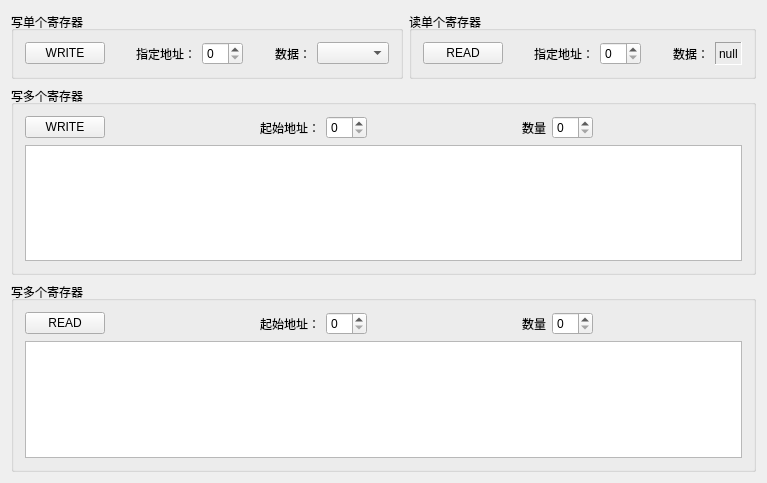
<?xml version="1.0" encoding="UTF-8"?>
<ui version="4.0">
 <class>CoilTabWidget</class>
 <widget class="QWidget" name="CoilTabWidget">
  <property name="geometry">
   <rect>
    <x>0</x>
    <y>0</y>
    <width>767</width>
    <height>483</height>
   </rect>
  </property>
  <property name="windowTitle">
   <string>CoilTabWidget</string>
  </property>
  <layout class="QVBoxLayout" name="verticalLayout_3">
   <item>
    <layout class="QHBoxLayout" name="horizontalLayout_3">
     <item>
      <widget class="QGroupBox" name="groupBoxWriteSingleColi">
       <property name="title">
        <string>写单个寄存器</string>
       </property>
       <property name="alignment">
        <set>Qt::AlignmentFlag::AlignLeading|Qt::AlignmentFlag::AlignLeft|Qt::AlignmentFlag::AlignVCenter</set>
       </property>
       <property name="flat">
        <bool>false</bool>
       </property>
       <property name="checkable">
        <bool>false</bool>
       </property>
       <layout class="QHBoxLayout" name="horizontalLayout_2">
        <item>
         <widget class="QPushButton" name="btnWriteSingleCoil_2">
          <property name="text">
           <string>WRITE</string>
          </property>
         </widget>
        </item>
        <item>
         <spacer name="horizontalSpacer_3">
          <property name="orientation">
           <enum>Qt::Orientation::Horizontal</enum>
          </property>
          <property name="sizeHint" stdset="0">
           <size>
            <width>40</width>
            <height>20</height>
           </size>
          </property>
         </spacer>
        </item>
        <item>
         <widget class="QLabel" name="labelWriteCoilAddress_2">
          <property name="text">
           <string>指定地址：</string>
          </property>
         </widget>
        </item>
        <item>
         <widget class="QSpinBox" name="spinboxWriteCoilAddress_2"/>
        </item>
        <item>
         <spacer name="horizontalSpacer_4">
          <property name="orientation">
           <enum>Qt::Orientation::Horizontal</enum>
          </property>
          <property name="sizeHint" stdset="0">
           <size>
            <width>40</width>
            <height>20</height>
           </size>
          </property>
         </spacer>
        </item>
        <item>
         <widget class="QLabel" name="labelWriteCoilState_2">
          <property name="text">
           <string>数据：</string>
          </property>
         </widget>
        </item>
        <item>
         <widget class="QComboBox" name="comboboxWriteCoilState_2"/>
        </item>
       </layout>
      </widget>
     </item>
     <item>
      <widget class="QGroupBox" name="groupBoxReadSingleColi">
       <property name="title">
        <string>读单个寄存器</string>
       </property>
       <property name="alignment">
        <set>Qt::AlignmentFlag::AlignLeading|Qt::AlignmentFlag::AlignLeft|Qt::AlignmentFlag::AlignVCenter</set>
       </property>
       <layout class="QHBoxLayout" name="horizontalLayout_4">
        <item>
         <widget class="QPushButton" name="btnReadSingleCoil">
          <property name="text">
           <string>READ</string>
          </property>
         </widget>
        </item>
        <item>
         <spacer name="horizontalSpacer_5">
          <property name="orientation">
           <enum>Qt::Orientation::Horizontal</enum>
          </property>
          <property name="sizeHint" stdset="0">
           <size>
            <width>40</width>
            <height>20</height>
           </size>
          </property>
         </spacer>
        </item>
        <item>
         <widget class="QLabel" name="labelReadCoilAddress">
          <property name="text">
           <string>指定地址：</string>
          </property>
         </widget>
        </item>
        <item>
         <widget class="QSpinBox" name="spinboxReadCoilAddress"/>
        </item>
        <item>
         <spacer name="horizontalSpacer_6">
          <property name="orientation">
           <enum>Qt::Orientation::Horizontal</enum>
          </property>
          <property name="sizeHint" stdset="0">
           <size>
            <width>40</width>
            <height>20</height>
           </size>
          </property>
         </spacer>
        </item>
        <item>
         <widget class="QLabel" name="labelReadCoilState">
          <property name="text">
           <string>数据：</string>
          </property>
         </widget>
        </item>
        <item>
         <widget class="QLabel" name="labelReadSinpleCoilState">
          <property name="frameShape">
           <enum>QFrame::Shape::Panel</enum>
          </property>
          <property name="frameShadow">
           <enum>QFrame::Shadow::Sunken</enum>
          </property>
          <property name="text">
           <string>null</string>
          </property>
         </widget>
        </item>
       </layout>
      </widget>
     </item>
    </layout>
   </item>
   <item>
    <widget class="QGroupBox" name="groupBoxWriteMultipleCoils">
     <property name="title">
      <string>写多个寄存器</string>
     </property>
     <property name="alignment">
      <set>Qt::AlignmentFlag::AlignLeading|Qt::AlignmentFlag::AlignLeft|Qt::AlignmentFlag::AlignVCenter</set>
     </property>
     <layout class="QVBoxLayout" name="verticalLayout">
      <item>
       <layout class="QHBoxLayout" name="horizontalLayout_5">
        <item>
         <widget class="QPushButton" name="btnWriteMultipleCoils">
          <property name="text">
           <string>WRITE</string>
          </property>
         </widget>
        </item>
        <item>
         <spacer name="horizontalSpacer_7">
          <property name="orientation">
           <enum>Qt::Orientation::Horizontal</enum>
          </property>
          <property name="sizeHint" stdset="0">
           <size>
            <width>40</width>
            <height>20</height>
           </size>
          </property>
         </spacer>
        </item>
        <item>
         <widget class="QLabel" name="labelWriteStartAddress">
          <property name="text">
           <string>起始地址：</string>
          </property>
         </widget>
        </item>
        <item>
         <widget class="QSpinBox" name="spinBoxWriteCoilStartAddress"/>
        </item>
        <item>
         <spacer name="horizontalSpacer_8">
          <property name="orientation">
           <enum>Qt::Orientation::Horizontal</enum>
          </property>
          <property name="sizeHint" stdset="0">
           <size>
            <width>40</width>
            <height>20</height>
           </size>
          </property>
         </spacer>
        </item>
        <item>
         <widget class="QLabel" name="labelWriteCoilCount">
          <property name="text">
           <string>数量</string>
          </property>
         </widget>
        </item>
        <item>
         <widget class="QSpinBox" name="spinBoxWriteCoilCount"/>
        </item>
        <item>
         <spacer name="horizontalSpacer_9">
          <property name="orientation">
           <enum>Qt::Orientation::Horizontal</enum>
          </property>
          <property name="sizeHint" stdset="0">
           <size>
            <width>40</width>
            <height>20</height>
           </size>
          </property>
         </spacer>
        </item>
       </layout>
      </item>
      <item>
       <widget class="QTableWidget" name="tableWriteCoilStates"/>
      </item>
     </layout>
    </widget>
   </item>
   <item>
    <widget class="QGroupBox" name="groupBoxReadMultipleCoils_2">
     <property name="title">
      <string>写多个寄存器</string>
     </property>
     <property name="alignment">
      <set>Qt::AlignmentFlag::AlignLeading|Qt::AlignmentFlag::AlignLeft|Qt::AlignmentFlag::AlignVCenter</set>
     </property>
     <layout class="QVBoxLayout" name="verticalLayout_2">
      <item>
       <layout class="QHBoxLayout" name="horizontalLayout_6">
        <item>
         <widget class="QPushButton" name="btnReadMultipleCoils">
          <property name="text">
           <string>READ</string>
          </property>
         </widget>
        </item>
        <item>
         <spacer name="horizontalSpacer_10">
          <property name="orientation">
           <enum>Qt::Orientation::Horizontal</enum>
          </property>
          <property name="sizeHint" stdset="0">
           <size>
            <width>40</width>
            <height>20</height>
           </size>
          </property>
         </spacer>
        </item>
        <item>
         <widget class="QLabel" name="labelReadStartAddress">
          <property name="text">
           <string>起始地址：</string>
          </property>
         </widget>
        </item>
        <item>
         <widget class="QSpinBox" name="spinBoxReadCoilStartAddress"/>
        </item>
        <item>
         <spacer name="horizontalSpacer_11">
          <property name="orientation">
           <enum>Qt::Orientation::Horizontal</enum>
          </property>
          <property name="sizeHint" stdset="0">
           <size>
            <width>40</width>
            <height>20</height>
           </size>
          </property>
         </spacer>
        </item>
        <item>
         <widget class="QLabel" name="labelReadCoilCount">
          <property name="text">
           <string>数量</string>
          </property>
         </widget>
        </item>
        <item>
         <widget class="QSpinBox" name="spinBoxReadCoilCount"/>
        </item>
        <item>
         <spacer name="horizontalSpacer_12">
          <property name="orientation">
           <enum>Qt::Orientation::Horizontal</enum>
          </property>
          <property name="sizeHint" stdset="0">
           <size>
            <width>40</width>
            <height>20</height>
           </size>
          </property>
         </spacer>
        </item>
       </layout>
      </item>
      <item>
       <widget class="QTableWidget" name="tableReadCoilStates"/>
      </item>
     </layout>
    </widget>
   </item>
  </layout>
 </widget>
 <layoutdefault spacing="6" margin="11"/>
 <resources/>
 <connections/>
</ui>
